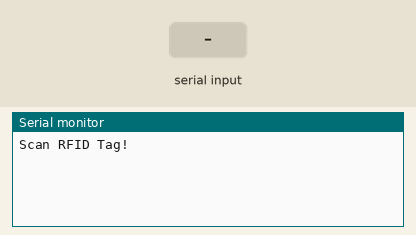
Recording of a sketch running on a simulated Arduino Uno, built with avr-gcc and run on an emulated ATmega328P. Shown: the last lines printed to the serial monitor. The test bench sets the inputs (shaded band).

Above: at 1.2 s.
1.3 s: "1" received over the second serial link
At 3.0 s:
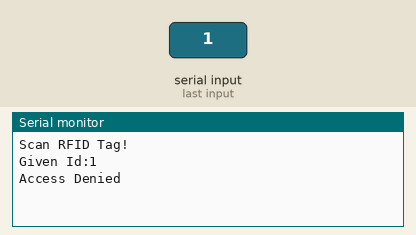
3.8 s: "0" received over the second serial link
At 5.2 s:
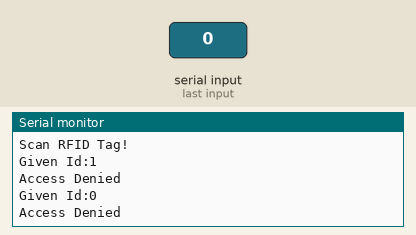
5.3 s: "2" received over the second serial link
At 7.3 s:
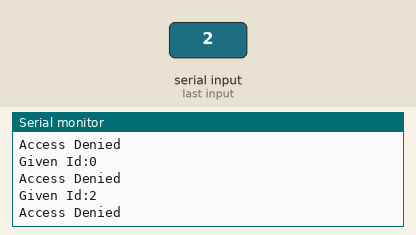

The sketch:

rfid.ino
```cpp
#include <SoftwareSerial.h>
const int t=3; //total number of rfid tags
String tag[3]={"430039FA42C2","430039FA3FBF"}; //your rfid codes
const byte rxPin = 2; //defining rx pin
const byte txPin = 3; //defining rx pin
String id;
int flag=0;
// Set up a new SoftwareSerial object
SoftwareSerial mySerial (rxPin, txPin);

void setup()
{
  Serial.begin(9600);
  Serial.println("Scan RFID Tag!");

  // set the data rate for the SoftSerial port
  mySerial.begin(9600);
}

void loop()                     // run over and over again
{

  if (mySerial.available()>0) {
   id= mySerial.readString();
   Serial.print("Given Id:");
   Serial.print(id); //prints the scanned id
   Serial.println();

   for(int i=0;i<t;i++){
     if(id==tag[i])  //checking for a match
     {
       flag=1;break;
     }
   }

   if(flag==1){
     Serial.println("Access Granted"); //result
     flag=0;
   }
   else{
     Serial.println("Access Denied"); //result
   }
  }

}
```

Measured:
- after the input at 1.3 s, the serial monitor: prints a new line after 1.0 s (image 1)
- after the input at 3.8 s, the serial monitor: prints a new line after 1.0 s (image 2)
- after the input at 5.3 s, the serial monitor: prints a new line after 1.0 s (image 3)
